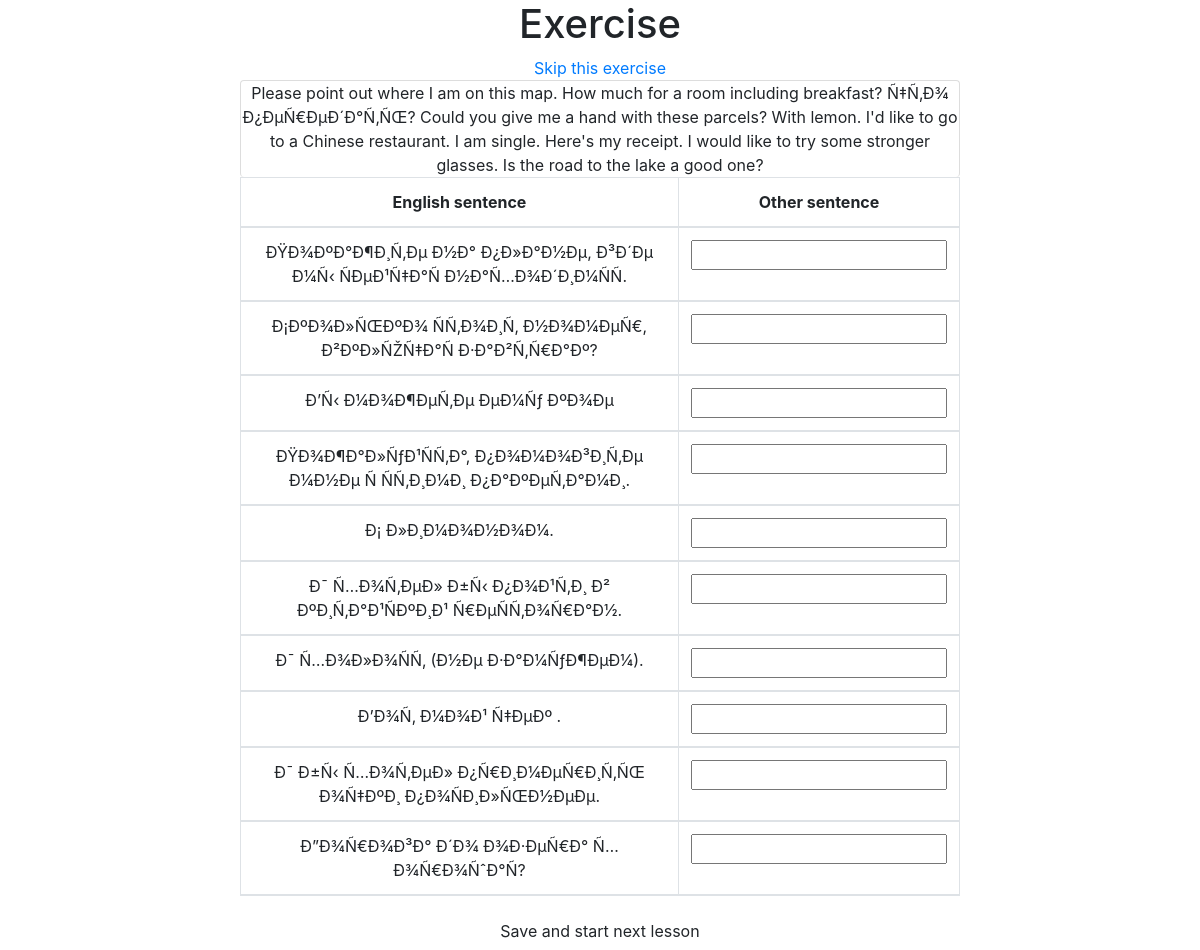
The page /exercise.php?id=1 on the database its author committed.
### tables this page shows
CREATE TABLE IF NOT EXISTS `dictionary` (
  `id` int(11) NOT NULL AUTO_INCREMENT,
  `id_dic` int(11) DEFAULT NULL,
  `english` varchar(200) NOT NULL,
  `other` varchar(200) NOT NULL,
  `lcount` int(11) NOT NULL,
  PRIMARY KEY (`id`)
);

### dbconnect.php (called while the page is built, shortened)
<?php
class DBconnect {
    var $host;
    var $dbname;
    var $dbuser;
    var $password;
    var $link;
    public function __construct($params=array("host"=>"localhost","dbname"=>"english","dbuser"=>"english","password"=>"english")){
      $this->host=$params["host"];
      $this->dbname=$params["dbname"];
      $this->dbuser=$params["dbuser"];
      $this->password=$params["password"];
    }
    private function connect(){
        $this->link = mysqli_connect($this->host, $this->dbuser,$this->password,$this->dbname);
    }
    function getSentencesFromExercise(){
        $return_arr=array();
        $query="SELECT A.* FROM (SELECT dictionary.id,dictionary.english,dictionary.other FROM dictionary
                JOIN exercise WHERE dictionary.id=exercise.sentence_id ORDER BY dictionary.id DESC, RAND()) AS A
                ORDER BY RAND()";
        $result=mysqli_query($this->link,$query) or die('Query fault: ' . mysqli_error($this->link)."<br/>Query:".$query);
        while($row=mysqli_fetch_assoc($result)){
            $return_arr[]=array('id'=>$row["id"], "english"=>$row["english"],"other"=>$row["other"]);
        }
        return $return_arr;
    }
}

### exercise.php (the view, shortened to what this page needs)
<?php
require_once("dbconnect.php");
$dbconnect = new DBconnect();
if (isset($_GET["id"]))
 $ex=intval($_GET["id"]);
else
 $ex=0;
?>
<!DOCTYPE HTML PUBLIC "-//W3C//DTD HTML 4.01//EN" "http://www.w3.org/TR/html4/strict.dtd">
<html>
<head>
    <link rel="stylesheet" type="text/css" href="../bootstrap/css/bootstrap.min.css" media="screen" />
</head>
<body>
<?php
 $url="exercise.php?id=2";
 $nurl="../english/".$url;
 $str='<form class="form-horizontal" enctype="multipart/form-data" action="'.$url.'" method="POST">';
 $str.="<table id=\"myTable\" class=\"table table-bordered\" width=\"10%\">".
      "<thead>".
      "<tr>".
      "<th>English sentence</th><th>Other sentence</th>";
 $result=$dbconnect->getSentencesFromExercise();
 $hresult=$dbconnect->getSentencesFromExercise();
 $hint="";
 foreach ($hresult as $row){
    if ($ex===1){
        $hint.=$row["english"]." ";
    } else {
        $hint.=$row["other"]." ";
    }
 }
 foreach ($result as $row){
    $str.="<tr>";
    if ($ex===1){
        $str.='<td class="first"><input type="hidden" id="sid[]" name="sid[]" value="'.$row["id"].'">'.trim($row["other"]);
        $str.='<td class="second"><input type="text" id="values[]" name="values[]"/>';
        $str.="</td>";
        $str.="</tr>";
     }
     $str.="</td>";
     $str.="</tr>";
 }
 $str.="</tbody></table>";
 if ($ex===0)
   $str.='<button type="submit" class="btn">Save and start next exercise</button></form>';
 else
     $str.='<button type="submit" class="btn">Save and start next lesson</button></form>';
?>
<div style="text-align:center;">
    <div style="margin:0 auto; width:60%">
        <h1>Exercise</h1>
        <a href="<?php  echo $nurl; ?>">Skip this exercise</a>
        <div style="float:left; width:100%; border: 1px solid #ddd; border-collapse: separate; border-bottom: 0;
         -webkit-border-radius: 4px; -moz-border-radius: 4px; border-radius: 4px;">
            <?php  echo $hint; ?>
        </div>
        <?php  echo $str; ?>
    </div>
</div>
</body>

### rows shown on the page
dictionary: other "ÐŸÐ¾ÐºÐ°Ð¶Ð¸Ñ‚Ðµ Ð½Ð° Ð¿Ð»Ð°Ð½Ðµ, Ð³Ð´Ðµ Ð¼Ñ‹ ÑÐµÐ¹Ñ‡Ð°Ñ Ð½Ð°Ñ…Ð¾Ð´Ð¸Ð¼ÑÑ."
dictionary: other "Ð¡ÐºÐ¾Ð»ÑŒÐºÐ¾ ÑÑ‚Ð¾Ð¸Ñ‚ Ð½Ð¾Ð¼ÐµÑ€, Ð²ÐºÐ»ÑŽÑ‡Ð°Ñ Ð·Ð°Ð²Ñ‚Ñ€Ð°Ðº?"
dictionary: other "Ð’Ñ‹ Ð¼Ð¾Ð¶ÐµÑ‚Ðµ ÐµÐ¼Ñƒ ÐºÐ¾Ðµ"
dictionary: other "ÐŸÐ¾Ð¶Ð°Ð»ÑƒÐ¹ÑÑ‚Ð°, Ð¿Ð¾Ð¼Ð¾Ð³Ð¸Ñ‚Ðµ Ð¼Ð½Ðµ Ñ ÑÑ‚Ð¸Ð¼Ð¸ Ð¿Ð°ÐºÐµÑ‚Ð°Ð¼Ð¸."
dictionary: other "Ð¡ Ð»Ð¸Ð¼Ð¾Ð½Ð¾Ð¼."
dictionary: other "Ð¯ Ñ…Ð¾Ñ‚ÐµÐ» Ð±Ñ‹ Ð¿Ð¾Ð¹Ñ‚Ð¸ Ð² ÐºÐ¸Ñ‚Ð°Ð¹ÑÐºÐ¸Ð¹ Ñ€ÐµÑÑ‚Ð¾Ñ€Ð°Ð½."
dictionary: other "Ð¯ Ñ…Ð¾Ð»Ð¾ÑÑ‚ (Ð½Ðµ Ð·Ð°Ð¼ÑƒÐ¶ÐµÐ¼)."
dictionary: other "Ð’Ð¾Ñ‚ Ð¼Ð¾Ð¹ Ñ‡ÐµÐº ."
dictionary: other "Ð¯ Ð±Ñ‹ Ñ…Ð¾Ñ‚ÐµÐ» Ð¿Ñ€Ð¸Ð¼ÐµÑ€Ð¸Ñ‚ÑŒ Ð¾Ñ‡ÐºÐ¸ Ð¿Ð¾ÑÐ¸Ð»ÑŒÐ½ÐµÐµ."
dictionary: other "Ð”Ð¾Ñ€Ð¾Ð³Ð° Ð´Ð¾ Ð¾Ð·ÐµÑ€Ð° Ñ…Ð¾Ñ€Ð¾ÑˆÐ°Ñ?"
